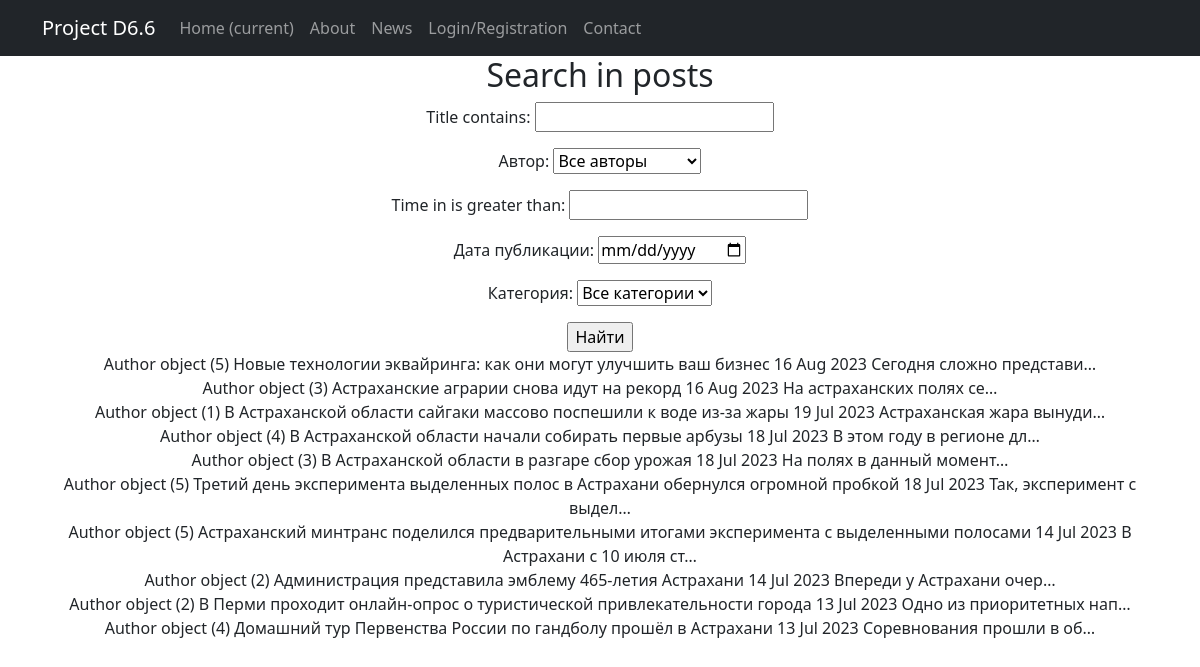
The app's page /news/search/ with its own data.
### news/models.py (models this page shows, shortened)
class Post(models.Model):  # класс Post
    news = 'NE'
    article = 'AR'
    CATSELECT = [
        (news, 'Новость'),
        (article, 'Статья')
    ]
    objects = None
    author = models.ForeignKey(Author, on_delete=models.CASCADE)  # связь «один ко многим» с моделью Author
    time_in = models.DateTimeField(auto_now_add=True)  # автоматическое присвоение даты и времени создания
    title = models.CharField(max_length=255)  # длина заголовка
    choice_field = models.CharField(max_length=2, choices=CATSELECT)  # поле выбора категории новость/статья
    content = models.TextField()  # содержание статьи/новости
    rating = models.IntegerField(default=0)  # рейтинг статьи/новости
    category = models.ManyToManyField(Category, through='PostCategory', related_name='PostCategory')  # связь «многие ко многим» с моделью Category (с дополнительной моделью PostCategory)

class Author(models.Model):  # наследуемся от класса Model
    objects = None
    user = models.OneToOneField(User, on_delete=models.CASCADE)  # имя автора в соответствии с шаблоном User
    rating = models.IntegerField(default=0)  # рейтинг автора

### news/views.py (the view)
# urls.py: path('search/', PostSearch.as_view()),
class PostSearch(ListView):
    model = Post
    ordering = '-time_in'
    filterset_class = PostFilter
    template_name = 'search.html'
    context_object_name = 'search'
    paginate_by = 10
    def get_queryset(self):
        queryset = super().get_queryset()
        self.filterset = PostFilter(self.request.GET, queryset)
        return self.filterset.qs
    def get_context_data(self, **kwargs):
        context = super().get_context_data(**kwargs)
        context['filterset'] = self.filterset
        return context

### news/models.py (called while the page is built)
    def __str__(self):
        return self.name.title()

### templates/search.html (shortened to what this page needs)
{% extends 'flatpages/default.html' %}
{% block content %}
    <h2>Search in posts</h2>
    <form action="" method="get">
        {{ filterset.form.as_p }}
        <input type="submit" value="Найти"/>
    </form>
    {% for post in search %}
     <div>
     {{ post.author }}
     {{ post.title }}
     {{ post.time_in|date:'d M Y' }}
     {{ post.content|truncatechars:25 }}
     </div>
    {% endfor %}
{% endblock content %}

### records on screen
Post: author "Author object (5)", title "Новые технологии эквайринга: как они могут улучшить ваш бизнес", time_in "16 Aug 2023", content "Сегодня сложно представи…"
Post: author "Author object (3)", title "Астраханские аграрии снова идут на рекорд", time_in "16 Aug 2023", content "На астраханских полях се…"
Post: author "Author object (1)", title "В Астраханской области сайгаки массово поспешили к воде из-за жары", time_in "19 Jul 2023", content "Астраханская жара вынуди…"
Post: author "Author object (4)", title "В Астраханской области начали собирать первые арбузы", time_in "18 Jul 2023", content "В этом году в регионе дл…"
Post: author "Author object (3)", title "В Астраханской области в разгаре сбор урожая", time_in "18 Jul 2023", content "На полях в данный момент…"
Post: author "Author object (5)", title "Третий день эксперимента выделенных полос в Астрахани обернулся огромной пробкой", time_in "18 Jul 2023", content "Так, эксперимент с выдел…"
Post: author "Author object (5)", title "Астраханский минтранс поделился предварительными итогами эксперимента с выделенными полосами", time_in "14 Jul 2023", content "В Астрахани с 10 июля ст…"
Post: author "Author object (2)", title "Администрация представила эмблему 465-летия Астрахани", time_in "14 Jul 2023", content "Впереди у Астрахани очер…"
Post: author "Author object (2)", title "В Перми проходит онлайн-опрос о туристической привлекательности города", time_in "13 Jul 2023", content "Одно из приоритетных нап…"
Post: author "Author object (4)", title "Домашний тур Первенства России по гандболу прошёл в Астрахани", time_in "13 Jul 2023", content "Соревнования прошли в об…"
